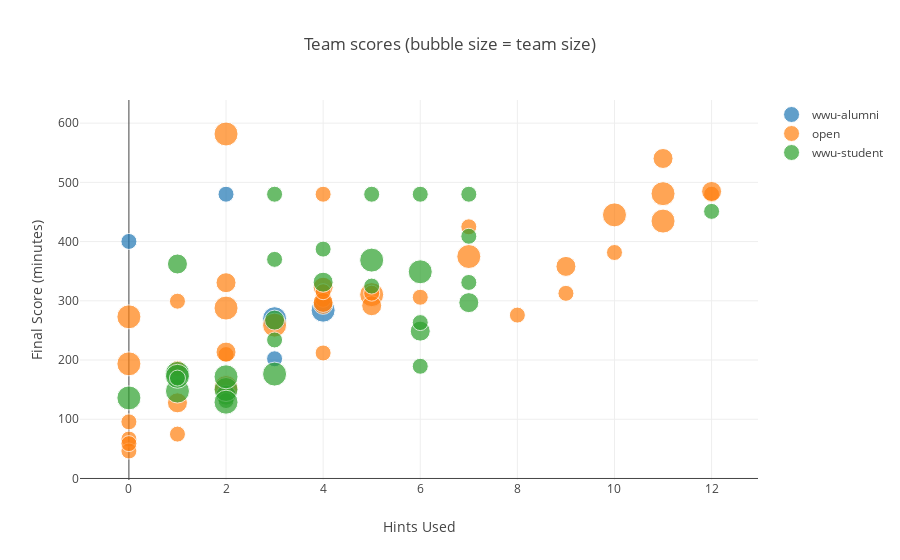

The notebook cell this image was saved under:
### Code cell
# Plot team, sizes, hints used, and scores.
team_data = defaultdict(lambda: {
    'x': [],
    'y': [],
    'size': [],
})

for i, team in enumerate(teams):
    division = team.get('division')
    td = team_data[division]
    td['x'].append(team['hints_used'])
    td['y'].append(team['final_score'] / 60)
    td['size'].append(team['size']*4)
    
team_traces = []
for division, td in team_data.items():
    team_traces.append(go.Scatter(
        name = division,
        x = td['x'],
        y = td['y'],
        mode = 'markers',
        marker = dict(
            sizemode = 'diameter',
            size = td['size']
        )
    ))
    
layout = go.Layout(
    title='Team scores (bubble size = team size)',
    xaxis=dict(title='Hints Used'),
    yaxis=dict(title='Final Score (minutes)'),
    hovermode='closest',
)
fig = dict(data=team_traces, layout=layout)

iplot(fig)

### Figure 1 — Plotly figure (JSON) as saved in the notebook; plotly's stock layout.template omitted (floating-point values rounded to 4 significant figures)
{"data": [{"marker": {"size": [16, 16, 24, 16, 24], "sizemode": "diameter"}, "mode": "markers", "name": "wwu-alumni", "type": "scatter", "x": [2, 3, 4, 0, 3], "y": [480, 202.1, 284.2, 400.3, 269.8]}, {"marker": {"size": [16, 16, 16, 20, 24, 20, 16, 16, 16, 24, 24, 16, 24, 24, 20, 20, 16, 24, 16, 24, 24, 16, 16, 16, 20, 20, 16, 16, 24, 20, 16, 20, 20, 24, 24, 16, 16, 16, 20, 16], "sizemode": "diameter"}, "mode": "markers", "name": "open", "type": "scatter", "x": [8, 0, 2, 1, 2, 2, 0, 7, 0, 3, 7, 9, 5, 11, 2, 5, 12, 10, 5, 2, 2, 4, 1, 6, 9, 4, 1, 4, 0, 4, 0, 11, 4, 0, 11, 1, 10, 4, 12, 4], "y": [275.9, 95.6, 209.2, 127.8, 153.4, 330.6, 66.53, 424.9, 46.38, 258.9, 374.8, 312.6, 310.4, 434.6, 213.4, 291.7, 480, 445.1, 312.9, 287.7, 581.7, 302.5, 185.8, 306.0, 358.1, 294.0, 74.9, 480, 272.9, 323.0, 58.82, 540.4, 297.3, 193.6, 480.9, 299.4, 381.6, 315.4, 484.6, 211.9]}, {"marker": {"size": [24, 24, 16, 20, 16, 16, 16, 20, 20, 16, 24, 16, 20, 24, 24, 24, 16, 16, 24, 16, 16, 20, 24, 24, 16, 20, 24, 16, 16, 16, 16], "sizemode": "diameter"}, "mode": "markers", "name": "wwu-student", "type": "scatter", "x": [0, 1, 4, 2, 7, 3, 2, 7, 4, 6, 1, 5, 6, 2, 2, 1, 6, 5, 5, 6, 3, 1, 6, 2, 1, 3, 3, 7, 7, 12, 3], "y": [136, 147.6, 387.3, 140.7, 480, 370.0, 131.6, 296.9, 331.5, 480, 177.5, 480, 248.8, 150.2, 171.7, 172.6, 263.2, 324.9, 368.7, 189.5, 480, 362.2, 349, 128.8, 169.5, 267.4, 176.3, 409, 331, 451.0, 233.9]}], "layout": {"hovermode": "closest", "title": "Team scores (bubble size = team size)", "xaxis": {"title": "Hints Used"}, "yaxis": {"title": "Final Score (minutes)"}}}
